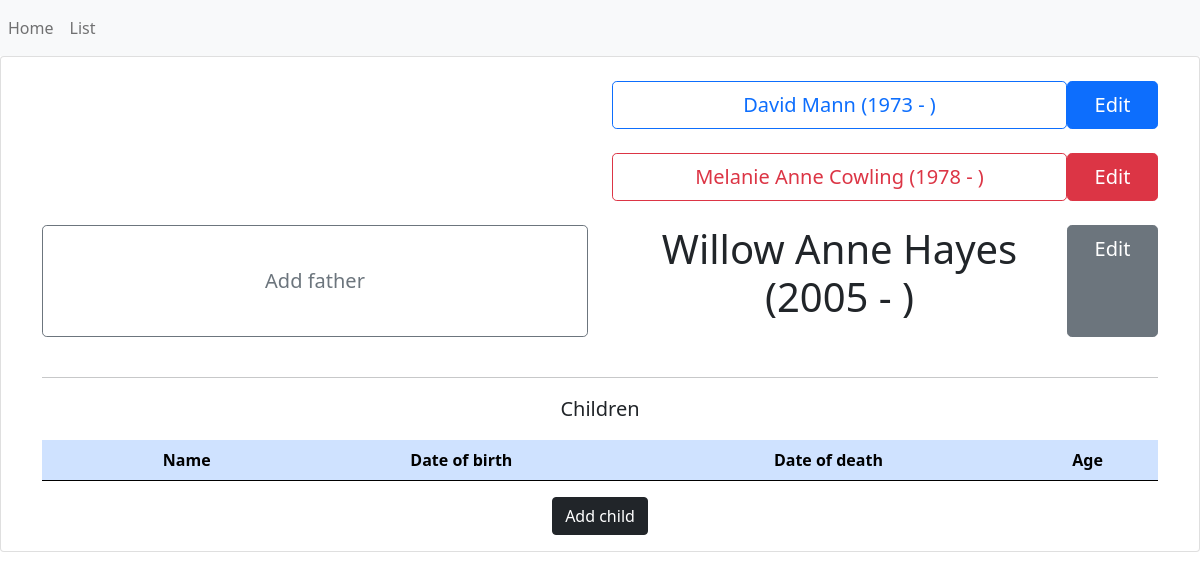
Screenshot of /family/6 with the database file from the repository.
### genealogy/models.py (models this page shows, shortened)
class Individual(db.Model):
    __tablename__ = "individual"
    id = db.Column(db.Integer, primary_key=True)
    forenames = db.Column(db.Text)
    surname = db.Column(db.Text)
    fullname = db.Column(db.Text)
    gender = db.Column(db.Text)
    dob = db.Column(db.Date)
    dod = db.Column(db.Date)
    age = db.Column(db.Integer)
    parents = db.relationship("Parents", secondary=FamilyLink.__table__)

### genealogy/individual/views.py (the view, shortened to what this page needs)
@app.route("/family/<parentsid>", methods=["GET", "POST"])
def show_family(parentsid):
    form = FamilyView()
    children = db.session.query(Individual) \
        .join(FamilyLink) \
        .filter(FamilyLink.parents_id == parentsid) \
        .filter(FamilyLink.individual_id == Individual.id)
    try:
        father = Individual.query.get(Parents.query.get(parentsid).father_id)
    except:
        father = None
    try:
        mother = Individual.query.get(Parents.query.get(parentsid).mother_id)
    except:
        mother = None
    try:
        patgrandfather = Individual.query.get(
            Individual.query.get(Parents.query.get(parentsid).father_id).parents[0].father_id)
    except:
        patgrandfather = None
    try:
        patgrandmother = Individual.query.get(
            Individual.query.get(Parents.query.get(parentsid).father_id).parents[0].mother_id)
    except:
        patgrandmother = None
    try:
        matgrandfather = Individual.query.get(
            Individual.query.get(Parents.query.get(parentsid).mother_id).parents[0].father_id)
    except:
        matgrandfather = None
    try:
        matgrandmother = Individual.query.get(
            Individual.query.get(Parents.query.get(parentsid).mother_id).parents[0].mother_id)
    except:
        matgrandmother = None
    return render_template("home.html", form=form, father=father, mother=mother, children=children,
                           patgrandfather=patgrandfather, patgrandmother=patgrandmother, matgrandfather=matgrandfather,
                           matgrandmother=matgrandmother)

### genealogy/individual/templates/home.html (shortened to what this page needs)
{% extends "base.html" %}
{% block content %}
<div class=class="container-fluid">
    <div class="card">
        <div class="card-deck mb-3 text-center">
            <form method="POST" class="col-md-12">
                <br>
                <div class="container">
                    <div class="row">
                        <div class="col-6 d-flex">
                        </div>
                        <div class="col-6 d-flex">
                            {% if matgrandfather %}
                            <button type="submit" class="btn btn-outline-primary col-10 btn-lg"
                                    name="matgrandfatherfocus" value="focus">{% if matgrandfather.dob and matgrandfather.dod %}
                                {{ matgrandfather.fullname }} ({{ moment(matgrandfather.dob).format('YYYY') }} - {{ moment(matgrandfather.dod).format('YYYY') }})
                                {% elif matgrandfather.dob and matgrandfather.dod is none %}
                                {{ matgrandfather.fullname }} ({{ moment(matgrandfather.dob).format('YYYY') }} - )
                                {% elif matgrandfather.dob is none and matgrandfather.dod %}
                                {{ matgrandfather.fullname }} ( - {{ moment(matgrandfather.dod).format('YYYY') }})
                                {% elif matgrandfather.dob is none and matgrandfather.dod is none %}
                                {{ matgrandfather.fullname }} (    -    ){% endif %}</button>
                            <a class="btn btn-primary btn-lg col-2" href="{{ url_for( 'edit', id=matgrandfather.id ) }}"
                               role="button">Edit</a>
                            {% endif %}
                        </div>
                    </div>
                    <br>
                    <div class="row">
                        <div class="col d-flex">
                        </div>
                        <div class="col d-flex">
                            {% if matgrandmother %}
                            <button type="submit" class="btn btn-outline-danger col-10 btn-lg"
                                    name="matgrandmotherfocus" value="focus">{% if matgrandmother.dob and matgrandmother.dod %}
                                {{ matgrandmother.fullname }} ({{ moment(matgrandmother.dob).format('YYYY') }} - {{ moment(matgrandmother.dod).format('YYYY') }})
                                {% elif matgrandmother.dob and matgrandmother.dod is none %}
                                {{ matgrandmother.fullname }} ({{ moment(matgrandmother.dob).format('YYYY') }} - )
                                {% elif matgrandmother.dob is none and matgrandmother.dod %}
                                {{ matgrandmother.fullname }} ( - {{ moment(matgrandmother.dod).format('YYYY') }})
                                {% elif matgrandmother.dob is none and matgrandmother.dod is none %}
                                {{ matgrandmother.fullname }} (    -    ){% endif %}</button>
                            <a class="btn btn-danger btn-lg col-2" href="{{ url_for( 'edit', id=matgrandmother.id ) }}"
                               role="button">Edit</a>
                            {% endif %}
                        </div>
                    </div>
                    <br>
                    <div class="row">
                        <div class="col d-flex">
                            {% if father %}
                            <a class="btn btn-secondary btn-lg col-2" href="{{ url_for( 'edit', id=father.id ) }}"
                               role="button">Edit</a>
                            {% if father.dob and father.dod %}
                            <p class="display-6 col-10">{{ father.fullname }} ({{ moment(father.dob).format('YYYY') }} - {{ moment(father.dod).format('YYYY') }})</p>
                            {% elif father.dob and father.dod is none %}
                            <p class="display-6 col-10">{{ father.fullname }} ({{ moment(father.dob).format('YYYY') }} - )</p>
                            {% elif father.dob is none and father.dod %}
                            <p class="display-6 col-10">{{ father.fullname }} ( - {{ moment(father.dod).format('YYYY') }})</p>
                            {% elif father.dob is none and father.dod is none %}
                            <p class="display-6 col-10">{{ father.fullname }} (    -    )</p>
                            {% endif %}
                            {% else %}
                            <button type="button" class="btn btn-outline-secondary col-12 btn-lg" data-bs-toggle="modal"
                                    data-bs-target="#addfather">
                                Add father
                            </button>
                            {% endif %}
                        </div>
                        <div class="col d-flex">
                            {% if mother %}
                            {% if mother.dob and mother.dod %}
                            <p class="display-6 col-10">{{ mother.fullname }} ({{ moment(mother.dob).format('YYYY') }} - {{ moment(mother.dod).format('YYYY') }})</p>
                            {% elif mother.dob and mother.dod is none %}
                            <p class="display-6 col-10">{{ mother.fullname }} ({{ moment(mother.dob).format('YYYY') }} - )</p>
                            {% elif mother.dob is none and mother.dod %}
                            <p class="display-6 col-10">{{ mother.fullname }} ( - {{ moment(mother.dod).format('YYYY') }})</p>
                            {% elif mother.dob is none and mother.dod is none %}
                            <p class="display-6 col-10">{{ mother.fullname }} (    -    )</p>
                            {% endif %}
                            <a class="btn btn-secondary btn-lg col-2" href="{{ url_for( 'edit', id=mother.id ) }}"
                               role="button">Edit</a>
                            {% endif %}
                        </div>
                    </div>
                    <br>
                    <hr />
                    <div class="row">
                        <div class="col-12">
                            <p class="lead">Children</p>
                        </div>
                    </div>
                    <table class="table">
                        <thead>
                        <tr class="table-primary">
                            <th scope="col"></th>
                            <th scope="col">Name</th>
                            <th scope="col">Date of birth</th>
                            <th scope="col">Date of death</th>
                            <th scope="col">Age</th>
                        </tr>
                        </thead>
                    </table>
                    <button type="button" class="btn btn-dark" data-bs-toggle="modal" data-bs-target="#addChild">
                        Add child
                    </button>
                </div>
            </form>
        </div>
    </div>
</div>
{% endblock %}

### rows the page displays
Individual: fullname "David Mann", dob "1973"
Individual: fullname "Melanie Anne Cowling", dob "1978"
Individual: fullname "Willow Anne Hayes", dob "2005"
